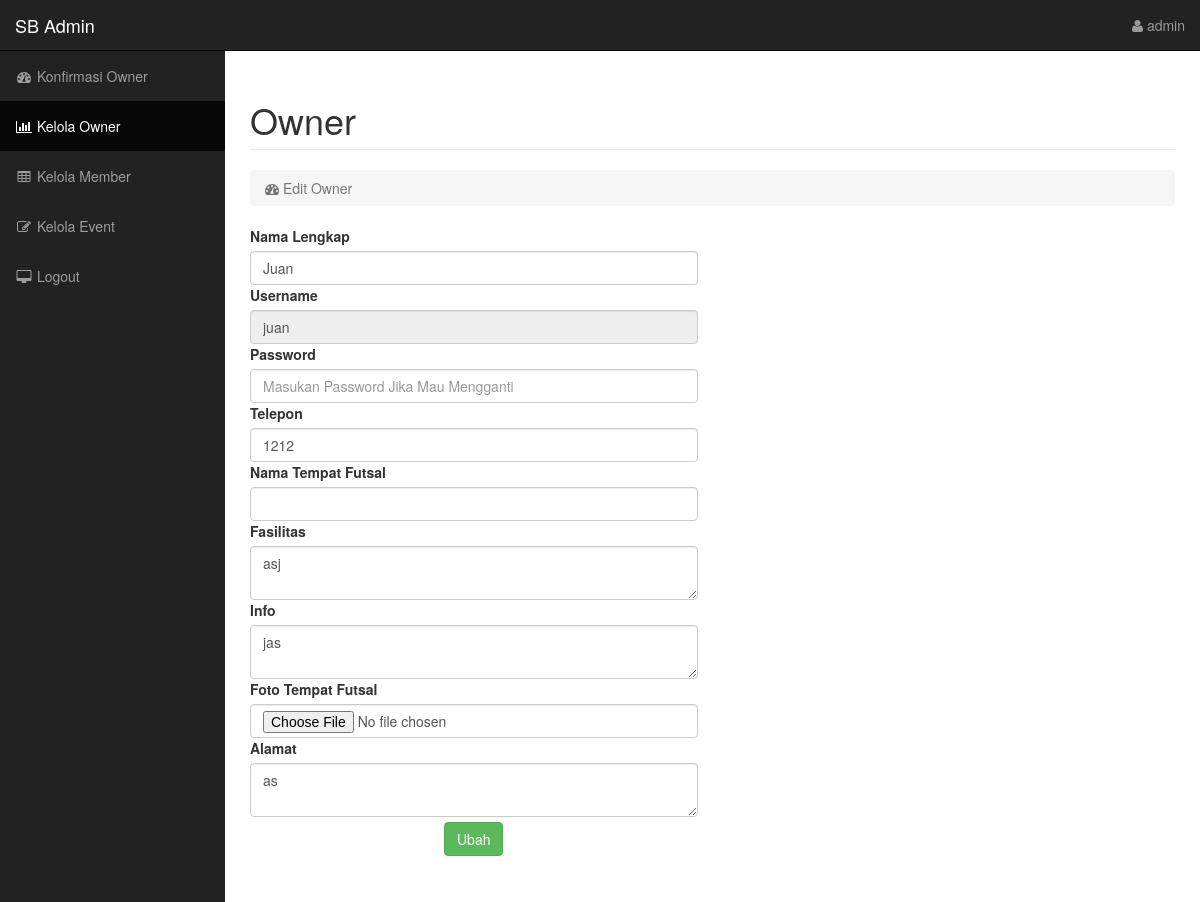
/admin/index.php?p=manage-owner&act=edit&id=1 (signed in), run on the app's committed database.
### tables this page shows
CREATE TABLE `owner_futsal` (
  `id_owner` int(11) NOT NULL,
  `username_owner` varchar(30) DEFAULT NULL,
  `password_owner` varchar(32) DEFAULT NULL,
  `nama_owner` varchar(30) DEFAULT NULL,
  `telp` varchar(50) DEFAULT NULL,
  `nama_futsal` varchar(50) DEFAULT NULL,
  `alamat_futsal` varchar(500) DEFAULT NULL,
  `fasilitas` varchar(300) DEFAULT NULL,
  `info_futsal` text,
  `foto_futsal` varchar(20) DEFAULT NULL,
  `status_aktif` enum('0','1') DEFAULT NULL
);

### admin/includes/manage-owner/edit.php (the view, shortened to what this page needs)
<?php
$id = $_GET['id'];
$query = mysqli_query($conn,"select * from owner_futsal where id_owner = ".$id);
$obj = mysqli_fetch_object($query);
?>
                <div class="row">
                    <div class="col-lg-12">
                        <h1 class="page-header">
                            Owner
                        </h1>
                        <ol class="breadcrumb">
                            <li class="active">
                                <i class="fa fa-dashboard"></i> Edit Owner
                            </li>
                        </ol>
                    </div>
                </div>
                <div class="row">
                    <div class="col-lg-12">
<div class="row">
	<div class="col-lg-6" >
	<form action="../system/update-profile.php?id=<?= $id; ?>&s=owner" method="post" enctype="multipart/form-data">
	<label>Nama Lengkap</label>
		<input type="text" name="fullname" class="form-control" required value="<?php echo $obj->nama_owner; ?>">
	<label>Username</label>
		<input type="text" disabled name="username" class="form-control" required value="<?php echo $obj->username_owner; ?>">
	<label>Password</label>
		<input type="password" name="password" class="form-control" placeholder="Masukan Password Jika Mau Mengganti">
	<label>Telepon</label>
		<input type="text" name="phone" class="form-control" required value="<?php echo $obj->telp; ?>">
		<label>Nama Tempat Futsal</label>
		<input type="text" name="futsalname" class="form-control" required value="<?php echo $obj->nama_futsal; ?>">
		<label>Fasilitas</label>
		<textarea class="form-control" required name="facility"><?php echo $obj->fasilitas; ?></textarea>
		<label>Info</label>
		<textarea class="form-control" required name="info"><?php echo $obj->info_futsal; ?></textarea>
		<label>Foto Tempat Futsal</label>
		<input type="file" name="foto" class="form-control" >
	<label>Alamat</label>
	<textarea class="form-control" required name="address"><?php echo $obj->alamat_futsal; ?></textarea>
<center>
	<button type="submit" class="btn btn-success" style="margin: 5px;">Ubah</button>
</center>	</form>
	</div>
</div>
</div>
</div>

### admin/assets/css/sb-admin.css (style rules this page uses)
body { margin-top: 100px; background-color: #222; }
@media (min-width:768px) { body { margin-top: 50px; } }

### data on the page
owner_futsal: fullname "Juan", username "juan", phone "1212", facility "asj", info "jas", address "as"

### other printed values
$_SESSION['username'] "admin"
